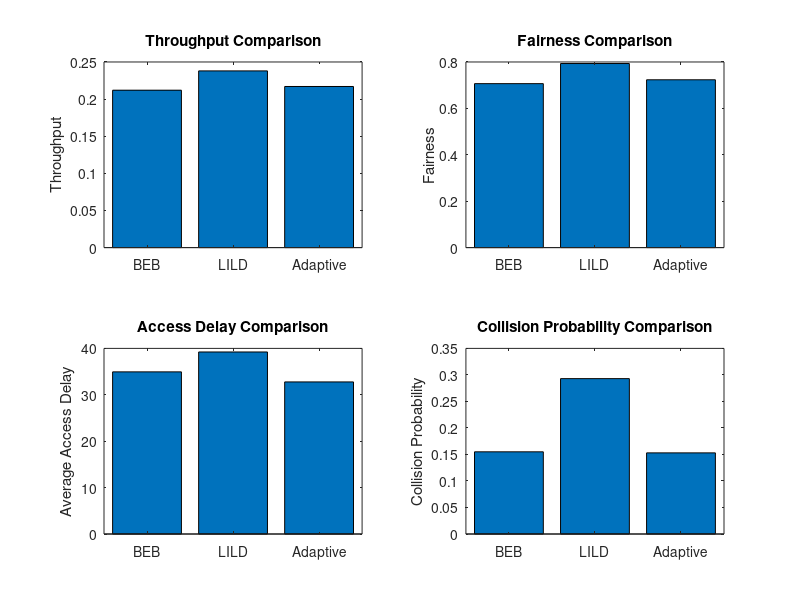

The MATLAB source for this figure: (Note: this script raises an error after producing the figure.)
% Parameters
numDevices = 300;        % Number of devices
numSlots = 1000;          % Total number of time slots
minCW = 24;              % Minimum contention window size
maxCW = 1024;            % Maximum contention window size
numPreambles = 10;       % Number of available preambles (typical in NB-IoT)
algorithms = {'BEB', 'LILD', 'Adaptive'}; % Algorithms to compare

% Results storage
throughput = zeros(1, length(algorithms));
fairness = zeros(1, length(algorithms));
avgAccessDelay = zeros(1, length(algorithms));
collisionProb = zeros(1, length(algorithms));

for algoIdx = 1:length(algorithms)
    % Initialize variables
    CW = minCW * ones(1, numDevices); % Contention window for each device
    backoffTimers = arrayfun(@(cw) randi([0, cw - 1]), CW); % Random backoff timers
    successfulTransmissions = 0;     
    collisions = 0;                   
    delays = zeros(1, numDevices);    % Access delay for each device
    transmissions = zeros(1, numDevices); % Transmission count for fairness
    successfullyTransmittedDevices = false(1, numDevices); % Track devices that have successfully transmitted
    
    % Simulation loop
    for t = 1:numSlots
        % Identify devices ready to transmit (excluding those who already transmitted)
        transmittingDevices = find(backoffTimers == 0 & ~successfullyTransmittedDevices);
        
        if isempty(transmittingDevices)
            continue; % Skip if no devices are ready to transmit
        end
        
        % Randomly assign preambles to transmitting devices
        preambleAssignments = randi([1, numPreambles], size(transmittingDevices));
        [uniquePreambles, ~, indices] = unique(preambleAssignments);
        
        for i = 1:length(uniquePreambles)
            devicesOnPreamble = transmittingDevices(indices == i);
            if length(devicesOnPreamble) == 1
                % Successful transmission
                successfulTransmissions = successfulTransmissions + 1;
                device = devicesOnPreamble;
                delays(device) = delays(device) + t; % Record delay
                transmissions(device) = transmissions(device) + 1;
                successfullyTransmittedDevices(device) = true; % Mark as successfully transmitted

                % Update CW based on algorithm
                switch algorithms{algoIdx}
                    case 'BEB'
                        CW(device) = minCW; % Reset to minimum CW
                    case 'LILD'
                        CW(device) = max(minCW, CW(device) - 1); % Decrease linearly
                    case 'Adaptive'
                        CW(device) = max(minCW, CW(device) - round(CW(device) * 0.1)); % Adaptive decrease
                end
                
                backoffTimers(device) = randi([0, CW(device) - 1]);
            else
                % Collision
                collisions = collisions + 1;
                for device = devicesOnPreamble
                    % Update CW based on algorithm
                    switch algorithms{algoIdx}
                        case 'BEB'
                            CW(device) = min(CW(device) * 2, maxCW); % Double CW
                        case 'LILD'
                            CW(device) = min(CW(device) + 1, maxCW); % Linear increase
                        case 'Adaptive'
                            CW(device) = min(CW(device) + round(CW(device) * 0.7), maxCW); % Adaptive increase
                    end
                    
                    backoffTimers(device) = randi([0, CW(device) - 1]);
                end
            end
        end
        
        % Update backoff timers for devices that are not successful
        backoffTimers(backoffTimers > 0) = backoffTimers(backoffTimers > 0) - 1;
    end
    
    % Calculate metrics
    throughput(algoIdx) = successfulTransmissions / numSlots;
    
    % Update fairness metric: consider only devices that have transmitted at least once
    if any(transmissions)
        fairness(algoIdx) = (sum(transmissions)^2) / (numDevices * sum(transmissions.^2));
    else
        fairness(algoIdx) = 0; % No successful transmissions, fairness is 0
    end
    
    % Calculate the average access delay: consider only devices with successful transmissions
    if any(transmissions)
        avgAccessDelay(algoIdx) = mean(delays(transmissions > 0));
    else
        avgAccessDelay(algoIdx) = NaN; % No successful transmissions
    end
    
    collisionProb(algoIdx) = collisions / numSlots;
end

disp('Throughput:'); disp(throughput);
disp('Fairness:'); disp(fairness);
disp('Average Access Delay:'); disp(avgAccessDelay);
disp('Collision Probability:'); disp(collisionProb);


figure;
subplot(2, 2, 1); 
bar(throughput);
set(gca, 'XTickLabel', algorithms);
ylabel('Throughput');
title('Throughput Comparison');

subplot(2, 2, 2); % 2x2 grid, position 2
bar(fairness);
set(gca, 'XTickLabel', algorithms);
ylabel('Fairness');
title('Fairness Comparison');

subplot(2, 2, 3); 
bar(avgAccessDelay);
set(gca, 'XTickLabel', algorithms);
ylabel('Average Access Delay');
title('Access Delay Comparison');

subplot(2, 2, 4); 
bar(collisionProb);
set(gca, 'XTickLabel', algorithms);
ylabel('Collision Probability');
title('Collision Probability Comparison');

sgtitle('Performance Metrics Comparison'); 
